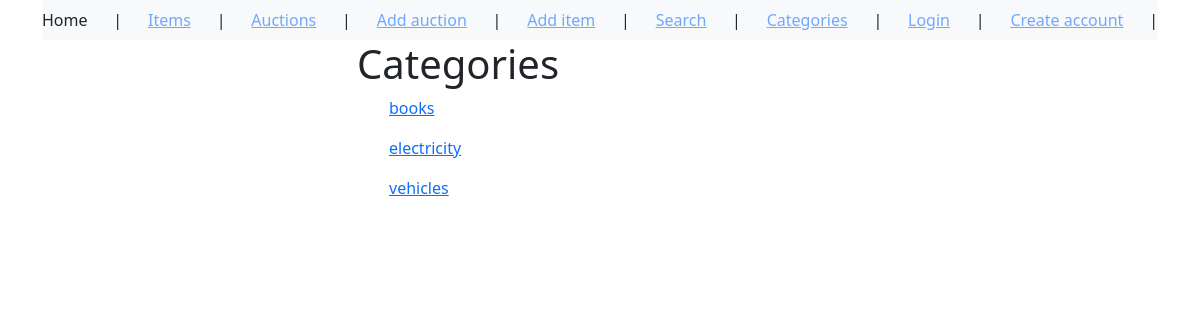
Page /categories/ on the committed database.
### auctions/models.py (models this page shows, shortened)
class Category(models.Model):
    name = models.SlugField(max_length=64)
    description = models.TextField()

### auctions/views.py (the view)
# urls.py: path('categories/', auctions.CategoriesList.as_view()),
class CategoriesList(ListView):
    model = Category

### templates/auctions/category_list.html (shortened to what this page needs)
{% extends 'auctions/base_template.html' %}
{% block content %}
<h1>Categories</h1>
{% for category in category_list %}
    <ul><a href="/category/{{ category.name }}">{{ category.name }}</a></ul>
{% endfor %}
{% endblock %}

### rows in the picture
Category: name "books"
Category: name "electricity"
Category: name "vehicles"
